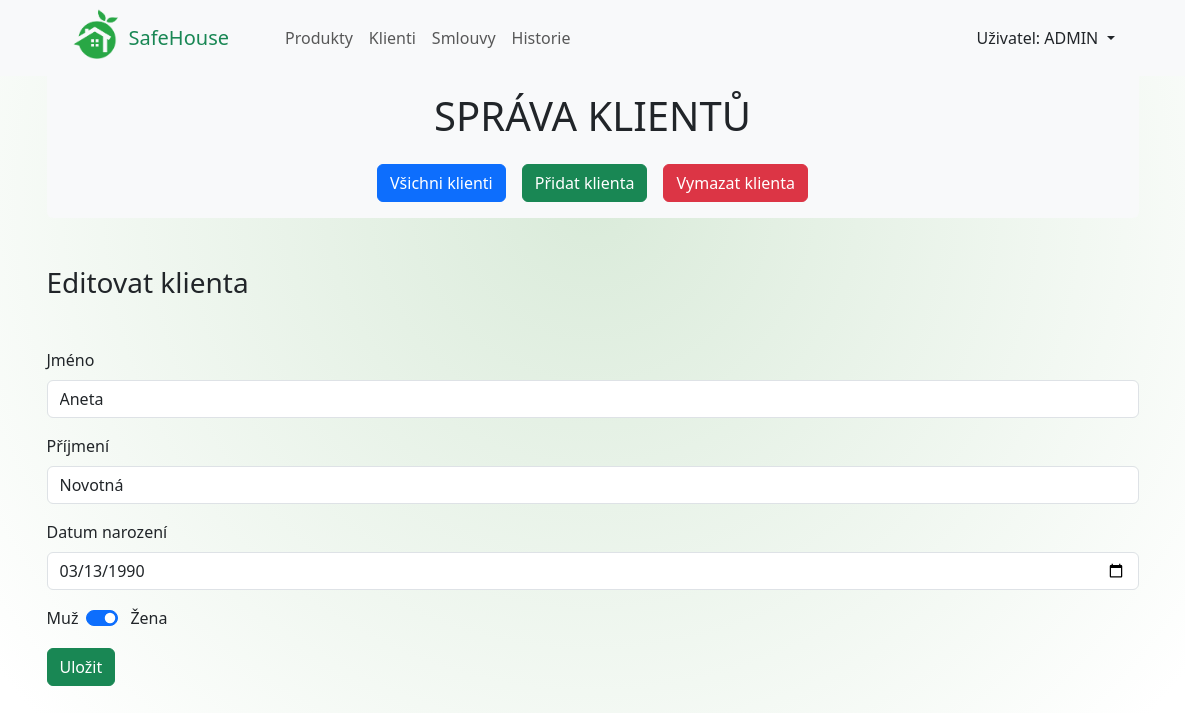
/klienti/editovat/1, run on the app's committed database.
### safehouse_app/models.py (models this page shows, shortened)
class Klienti(models.Model):
    jmeno = models.CharField(max_length=40, verbose_name="Jméno")
    prijmeni = models.CharField(max_length=40, verbose_name="Příjmení")
    je_muz = models.BooleanField(default=True)
    narozeni = models.DateField(verbose_name="Datum narození")
    foto = models.CharField(
        max_length=60, verbose_name="Název obrázku")
    datum_registrace = models.DateField(auto_now=True)
    class Meta:
        verbose_name = "Klient"
        verbose_name_plural = "Klienti"

### safehouse_app/views.py (the view, shortened to what this page needs)
def klient_editovat(request, klient_id):
    klient_k_editaci = Klienti.objects.get(id=klient_id)
    return render(request, 'safehouse_app/klient_editovat.html', {'editovat': True, 'klient': klient_k_editaci})

### safehouse_app/templates/safehouse_app/klient_editovat.html (shortened to what this page needs)
{% extends "safehouse_app/klienti.html" %}
{% block form %}
    <h3 class="mb-5">Editovat klienta</h3>
    <form action="" method="post">
        <div class="mb-3">
            <label for="jmeno" class="form-label">Jméno</label>
            <input type="text" class="form-control" id="jmeno" name="jmeno" value="{{ klient.jmeno }}" required>
        </div>
        <div class="mb-3">
            <label for="prijmeni" class="form-label">Příjmení</label>
            <input type="text" class="form-control" id="prijmeni" name="prijmeni" value="{{ klient.prijmeni }}" required>
        </div>
        <div class="mb-3">
            <label for="datum_narozeni" class="form-label">Datum narození</label>
            <input type="date" class="form-control" id="datum_narozeni" name="datum_narozeni" value={{ klient.narozeni|date:'Y-m-d' }} required>
        </div>
        <div class="d-flex gap-1 mb-3">
            <label class="me-1">Muž</label>
                <div class="form-check form-switch">
                    <input class="form-check-input" type="checkbox" id="prepinacPohlavi" name="pohlavi" value="zena"
                    {% if klient and not klient.je_muz %}checked{% endif %}>
                </div>
            <label>Žena</label>
        </div>
        <button type="submit" class="btn btn-success">Uložit</button>
    </form>
{% endblock form %}

### static/base.css (style rules this page uses)
html { scrollbar-gutter: stable; }
body { background: radial-gradient(circle at center 200px, #daebda, #ffffff 90%); position: relative; background-repeat: no-repeat; min-height: 100vh; }

### data on the page
Klienti: jmeno "Aneta", prijmeni "Novotná", datum_narozeni "03/13/1990", je_muz "☑"
